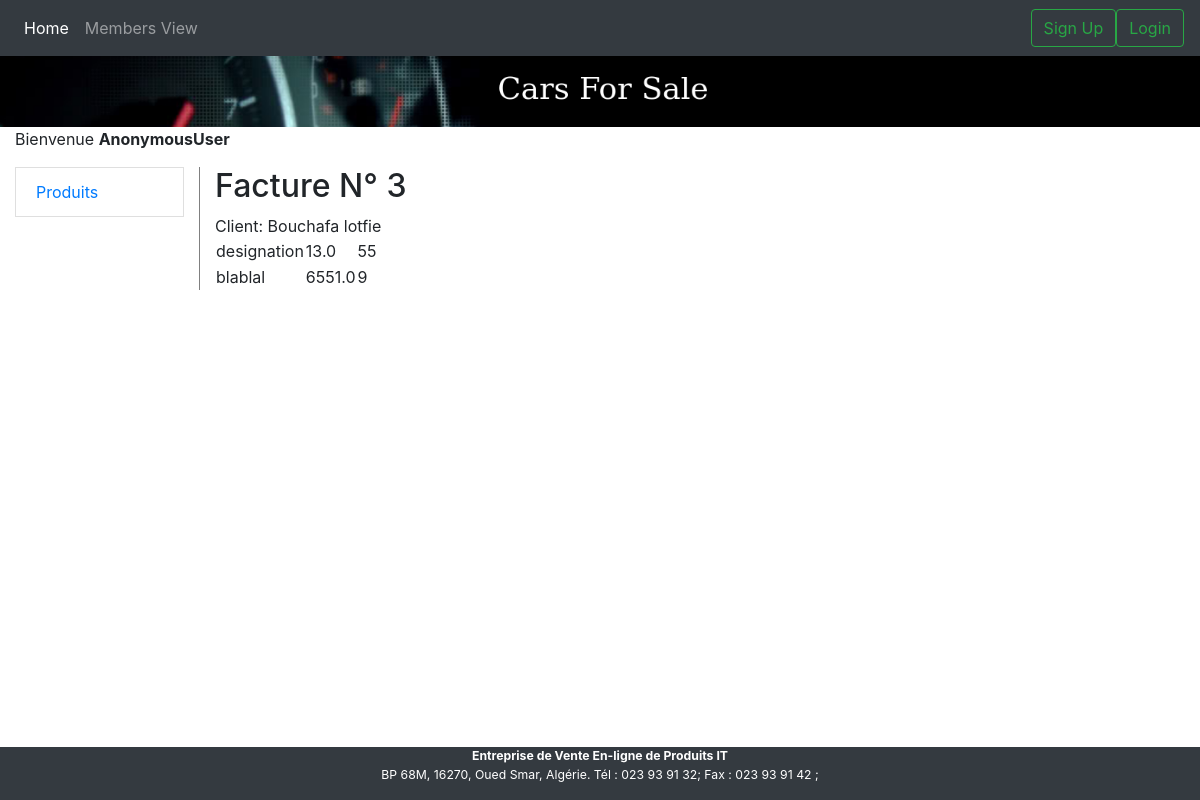
Page /bill/facture_detail/3/ on the earlier database version.
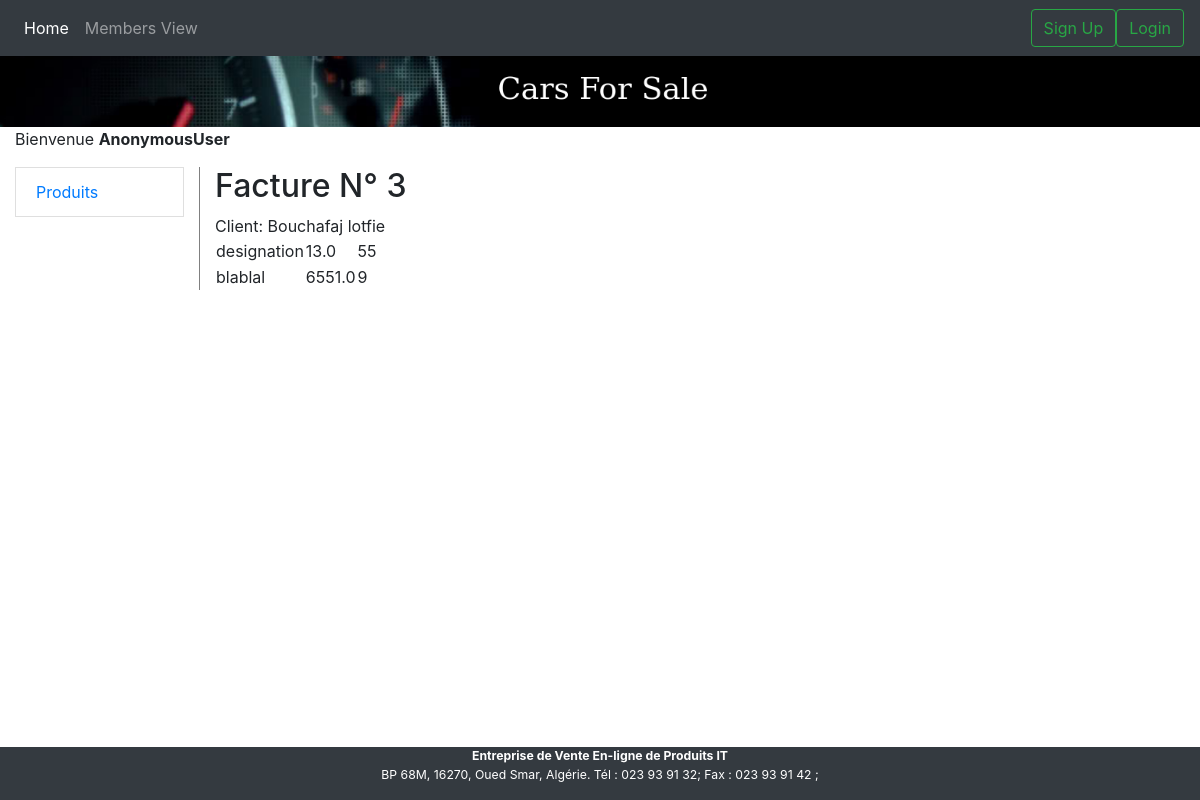
Same page on the later database version.
### bill/models.py (models this page shows, shortened)
class Facture(models.Model):
    client = models.ForeignKey(Client, on_delete=models.CASCADE, related_name='factures')
    date = models.DateField(default=utils.timezone.now)
    commande = models.ForeignKey(Commande, on_delete=models.CASCADE, related_name='facture')

class Client(models.Model):
    user = models.OneToOneField(User, on_delete=models.CASCADE)
    SEXE = (
        ('M', 'Masculin'),
        ('F', 'Feminin')
    )
    nom = models.CharField(max_length = 50, null=True, blank=True)
    prenom = models.CharField(max_length = 50, null=True, blank=True)
    adresse = models.CharField(max_length = 50, null=True, blank=True)
    tel = models.CharField(max_length = 10, null=True, blank=True)
    sexe = models.CharField(max_length=1, choices = SEXE)
    def __str__(self):
        return self.nom + ' ' + self.prenom

class LigneFacture(models.Model):
    produit = models.ForeignKey(Produit, on_delete=models.CASCADE,related_name="lignes")
    qte = models.IntegerField(default=1)
    facture = models.ForeignKey(Facture, on_delete=models.CASCADE, related_name='lignes')
    class Meta:
        constraints = [
            models.UniqueConstraint(fields=['produit', 'facture'], name="produit-facture")
        ]

class Produit(models.Model):
    designation = models.CharField(max_length=50)
    prix = models.FloatField(default=0)
    fournisseur = models.ForeignKey(Fournisseur,on_delete=models.CASCADE,related_name='produits',null=True)
    categorie = models.ForeignKey(Categorie,on_delete=models.CASCADE,related_name='produits',null=True)
    photo = models.ImageField(default=None)

### bill/views.py (the view)
# urls.py: re_path(r'^facture_detail/(?P<pk>\d+)/$', views.facture_detail_view, name='facture_detail'),
def facture_detail_view(request, pk):
    facture = get_object_or_404(Facture, id=pk)
    context={}
    context['facture'] = facture
    return render(request, 'bill/facture_detail.html', context)

### bill/templates/bill/facture_detail.html
{% extends 'bill/base.html' %}
{% load bootstrap4 django_tables2 crispy_forms_tags %}
{% block content%}
  <h2>Facture N° {{ facture.id }}</h2>
  Client: {{ facture.client }}
  <table>
  {% for ligne in facture.lignes.all %}
  	<tr>
  		<td>{{ ligne.produit.designation }}</td>
  		<td>{{ ligne.produit.prix }}</td>
  		<td>{{ ligne.qte }}</td>
  	</tr>
  {% endfor %}
  </table>
{% endblock %}

### bill/templates/bill/base.html (shortened to what this page needs)
<!DOCTYPE HTML>
<html>
  <head>
    {% load bootstrap4 django_tables2 crispy_forms_tags %}
	{% bootstrap_css %}
  </head>
  <body>
  	<div class="container-fluid">
	{% block navbar %}
    	{% include  './navbar.html' %}
	{% endblock %}
	<br><br>
    <header class="row">
        	 <img src="/media/banniere.png" alt="banniere" width="100%" >
	</header>
	<div class="row">
    	<div class="col-lg-12">
        	<p>
            	Bienvenue <strong>{{ user }}</strong>
          	</p>
		</div>
    </div>
	<div class="row">
		<div id="sidebar-wrapper" class="col-lg-2">
			<div id="sidebar">
			{% block sidebar %}
				{% include  './navsidebar.html' %}
        	{% endblock %}
       		</div>
       	</div>
        <section class="col-lg-10 pull-right">
			{% block content %}
			{% endblock %}
        </section>
	</div>
    <br><br><br><br>
    <footer class="row"><small><small>
		<div class="fixed-bottom text-center text-white bg-dark col-lg-12">
          <address>
          	  	<strong>Entreprise de Vente En-ligne de Produits IT</strong><br>
				BP 68M, 16270, Oued Smar, Algérie. Tél : 023 93 91 32; Fax : 023 93 91 42 ;
          </address>
        </div>
	</small></small></footer>
	</div>
  </body>
</html>

### bill/templates/bill/navbar.html (shortened to what this page needs)
<nav class="navbar navbar-expand-md navbar-dark fixed-top bg-dark">
    <div class="collapse navbar-collapse" id="navbarsExampleDefault">
        <ul class="navbar-nav mr-auto">
            <li class="nav-item active">
                <a class="nav-link" href="#">Home</a>
            </li>
            <li class="nav-item">
                <a class="nav-link" href="#">Members View</a>
            </li>
        </ul>
        {% if user.is_authenticated %}
            <ul class="navbar-nav mr-right">
                <li class="nav-item">
                    <a class="nav-link"">Logged in as {{ user.username }}</a>
                </li>
                <form class="form-inline my-2 my-lg-0" action="/accounts/logout/" method="POST">
                    {% csrf_token %}
                    <button class="btn btn-outline-success my-2 my-sm-0" type="submit">Logout</button>
                </form>
            </ul>
        {% else %}
            <ul class="navbar-nav mr-right">
                    <li class="nav-item">
                            <a class="btn btn-outline-success my-2 my-sm-0" href="{% url 'signup' %}">Sign Up</a>
                        </li>
                <li class="nav-item">
                	<a class="btn btn-outline-success my-2 my-sm-0" href="{% url 'login' %}">Login</a>
                </li>
            </ul>
        {% endif %}
    </div>
</nav>

### bill/templates/bill/navsidebar.html (shortened to what this page needs)
<ul class="nav list-group">
	<li>
		<a class="list-group-item" href="{% url 'produits' %}" >Produits</a>
	</li>
</ul>

### bill/templates/bill/base.html (style rules this page uses)
#sidebar-wrapper { border-right: 1px solid gray; }

Differences in the rows shown:
changed through a linked row, Facture id 3: client "Bouchafa lotfie" → "Bouchafaj lotfie"
